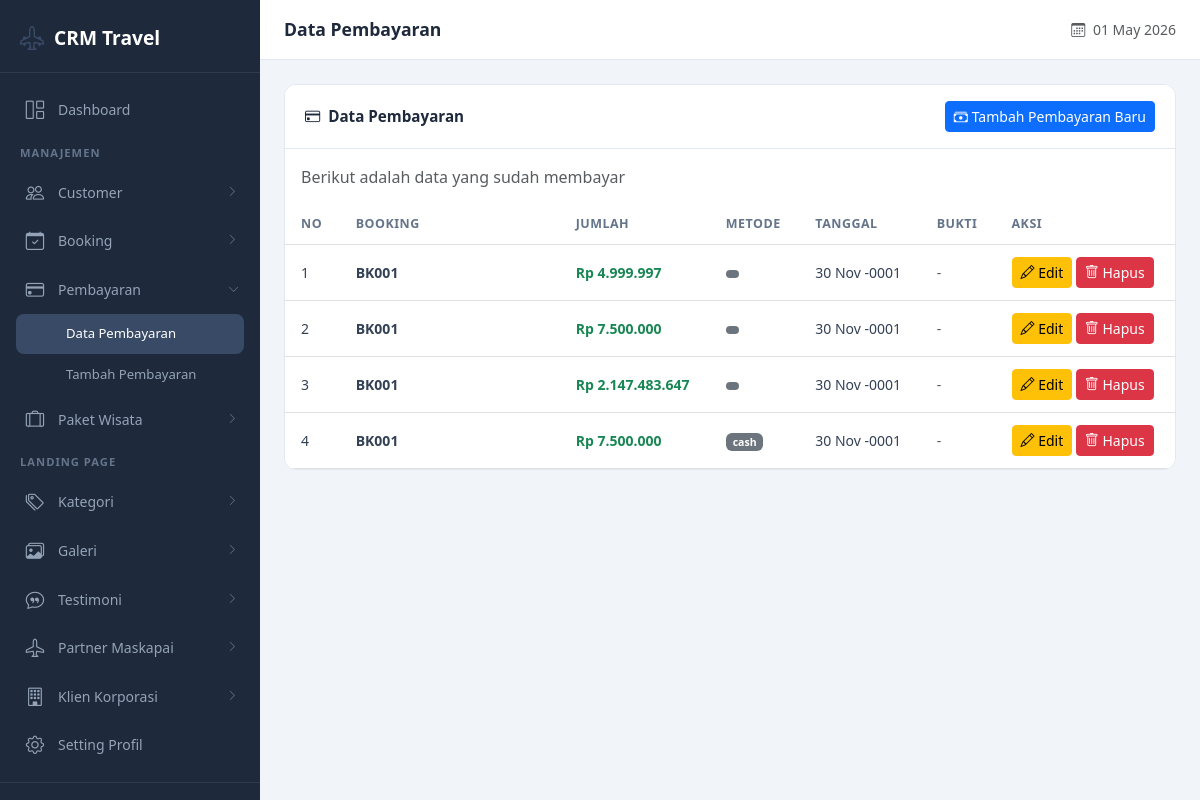
Page /dashboard/data-manajemen-pembayaran.php (signed in) on the earlier database version.
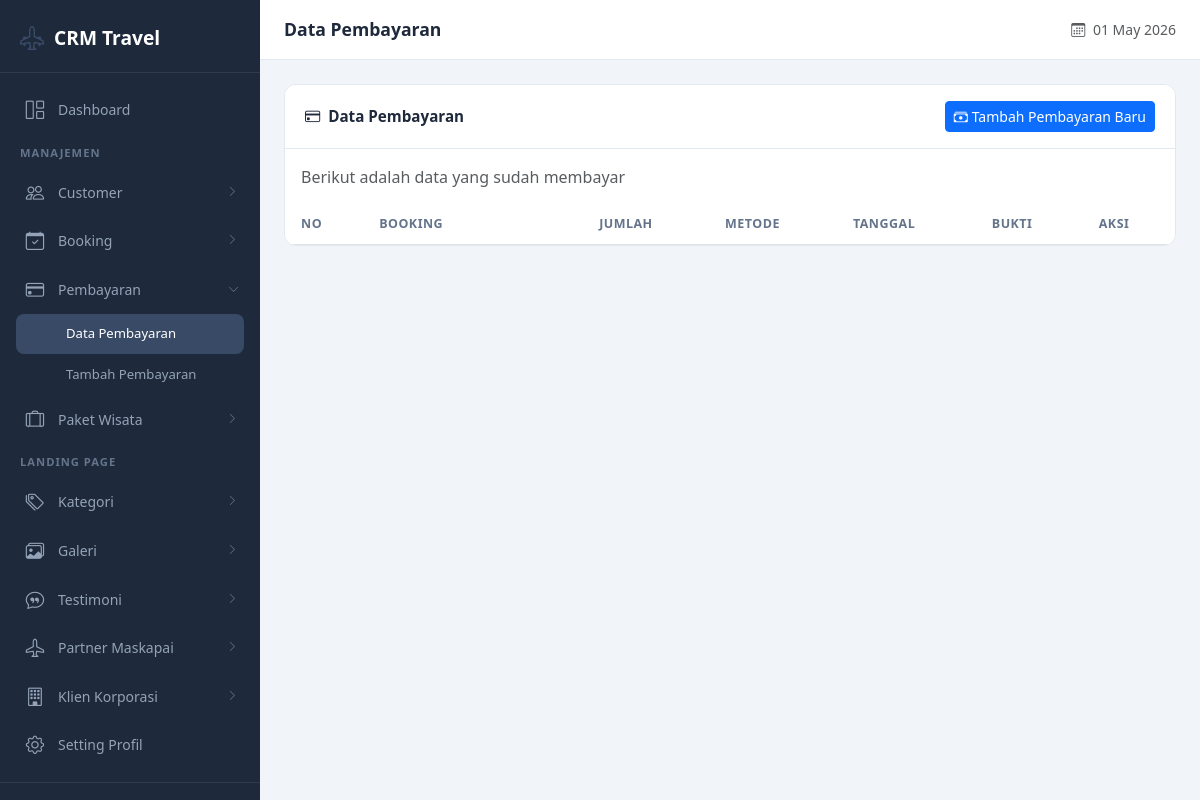
Same page on the later database version.
### tables this page shows
CREATE TABLE `manajemen_pembayaran` (
  `id` int(11) NOT NULL,
  `booking` varchar(100) NOT NULL,
  `tanggal` timestamp NOT NULL DEFAULT current_timestamp() ON UPDATE current_timestamp(),
  `jumlah` int(11) NOT NULL,
  `metode` enum('cash','transfer bank','qris') NOT NULL
);

### dashboard/data-manajemen-pembayaran.php (the view, shortened to what the changed rows need)
<?php
include 'config.php';
$page_title = 'Data Pembayaran';
?>
<!DOCTYPE html>
<html lang="id">
<head>
    <link href="https://cdn.jsdelivr.net/npm/bootstrap@5.3.8/dist/css/bootstrap.min.css" rel="stylesheet">
    <link href="https://cdn.jsdelivr.net/npm/bootstrap-icons@1.11.3/font/bootstrap-icons.min.css" rel="stylesheet">
    <link rel="stylesheet" href="src/css/dashboard.css">
</head>
<body>
    <div class="main-content">
        <header class="top-header">
            <div class="d-flex align-items-center gap-3">
                <h1 class="page-title"><?php echo isset($page_title) ? $page_title : 'Dashboard'; ?></h1>
            </div>
        </header>
        <div class="page-content">
            <div class="dashboard-card">
                <div class="card-body p-0">
                    <div class="table-responsive">
                        <table class="table table-dashboard">
                            <thead>
                                <tr>
                                    <th>No</th>
                                    <th style="width: 220px;">Booking</th>
                                    <th>Jumlah</th>
                                    <th>Metode</th>
                                    <th>Tanggal</th>
                                    <th>Bukti</th>
                                    <th>Aksi</th>
                                </tr>
                            </thead>
                            <tbody>
                                <?php
                                $data = mysqli_query($koneksi, "SELECT mp.*,
                                                                       c.nama AS customer,
                                                                       p.nama_paket AS paket
                                                                FROM manajemen_pembayaran mp
                                                                LEFT JOIN manajemen_booking b ON mp.booking_id = b.id
                                                                LEFT JOIN manajemen_customer c ON b.customer_id = c.id
                                                                LEFT JOIN manajemen_paket p ON b.paket_id = p.id
                                                                ORDER BY mp.id DESC");
                                $no = 0;
                                while($baris = mysqli_fetch_array($data)){
                                    $no++;
                                    $booking_label = !empty($baris['booking_id'])
                                        ? 'ID' . $baris['booking_id'] . ' - ' . ($baris['customer'] ?? '-') . ' - ' . ($baris['paket'] ?? '-')
                                        : $baris['booking'];
                                ?>
                                <tr>
                                    <td><?php echo $no; ?></td>
                                    <td style="max-width: 220px; white-space: normal;">
                                        <div class="fw-semibold text-break"><?php echo htmlspecialchars($booking_label); ?></div>
                                    </td>
                                    <td>
                                        <span class="fw-semibold text-success">
                                            Rp <?php echo number_format($baris['jumlah'], 0, ',', '.'); ?>
                                        </span>
                                    </td>
                                    <td>
                                        <span class="badge <?php echo $baris['metode'] === 'transfer bank' ? 'bg-primary' : 'bg-secondary'; ?>">
                                            <?php echo htmlspecialchars($baris['metode']); ?>
                                        </span>
                                    </td>
                                    <td><?php echo $baris['tanggal'] ? date('d M Y', strtotime($baris['tanggal'])) : '-'; ?></td>
                                    <td>
                                        <?php if(!empty($baris['bukti_transfer'])): ?>
                                            <a href="<?php echo htmlspecialchars($baris['bukti_transfer']); ?>" target="_blank" rel="noopener noreferrer" class="btn btn-sm btn-outline-primary">
                                                <i class="bi bi-file-earmark-text"></i> Lihat
                                            </a>
                                        <?php else: ?>
                                            <span class="text-muted">-</span>
                                        <?php endif; ?>
                                    </td>
                                    <td>
                                        <a href="edit-manajemen-pembayaran?id=<?php echo $baris['id'] ?>" class="btn btn-sm btn-warning">
                                            <i class="bi bi-pencil"></i> Edit
                                        </a>
                                        <a href="src/api/hapus-manajemen-pembayaran?id=<?php echo $baris['id'] ?>" class="btn btn-sm btn-danger" onclick="return confirm('Apakah Anda yakin ingin menghapus data ini?')">
                                            <i class="bi bi-trash"></i> Hapus
                                        </a>
                                    </td>
                                </tr>
                                <?php } ?>
                            </tbody>
                        </table>
                    </div>
                </div>
            </div>
        </div>
    </div>
</body>
</html>

Differences in the rows shown:
removed manajemen_pembayaran: booking "BK001", jumlah "4.999.997", tanggal "30 Nov -0001"
removed manajemen_pembayaran: booking "BK001", jumlah "7.500.000", tanggal "30 Nov -0001"
removed manajemen_pembayaran: booking "BK001", jumlah "2.147.483.647", tanggal "30 Nov -0001"
removed manajemen_pembayaran: booking "BK001", jumlah "7.500.000", metode "cash", tanggal "30 Nov -0001"
